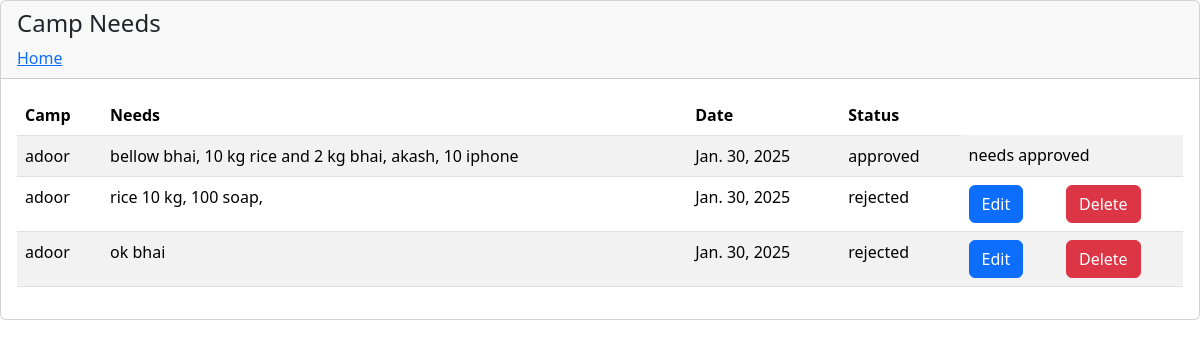
The page /needs_view (signed in) on the database its author committed.
### app/models.py (models this page shows)
class CampNeeds(models.Model):
    needs=models.TextField(max_length=100)
    status=models.CharField(max_length=100,null=True,blank=True)
    camp_id=models.ForeignKey(Camp,on_delete=models.CASCADE,null=True,blank=True)
    current_date=models.DateField(auto_now_add=True)

class Camp(models.Model):
    camp_name=models.CharField(max_length=100)
    full_address=models.CharField(max_length=150)
    district=models.CharField(max_length=100)
    city=models.CharField(max_length=100)
    panchayath=models.CharField(max_length=100)
    thaluk=models.CharField(max_length=100)
    contact=models.CharField(max_length=15)
    login_id=models.ForeignKey(Login,on_delete=models.CASCADE,null=True,blank=True)

### app/views.py (the view)
# urls.py: path('needs_view',views.NeedsViewTable,name="NeedsViewTable"),
def NeedsViewTable(request):
        session_id=request.session['camp_id']
        a=get_object_or_404(Camp,login_id=session_id)
        needs=CampNeeds.objects.filter(camp_id=a)
        return render(request,'camp/needs_view_table.html',{'needs':needs})

### app/templates/camp/needs_view_table.html (shortened to what this page needs)
{% load static%}
<!DOCTYPE html>
<html lang="en">
<head>
  <link
      href="https://cdn.jsdelivr.net/npm/bootstrap@5.3.3/dist/css/bootstrap.min.css"
      rel="stylesheet"
    />
</head>
<body>
  <div class="row">
    <div class="col-md-12">
      <div class="card">
        <div class="card-header">
          <h4 class="card-title">Camp Needs</h4>
          <a href="{% url 'CampHome' %}">Home</a>
        </div>
        <link rel="stylesheet" href="{% static "admin/assets/css/bootstrap.min.css" %}" />
        <div class="card-body">
          <div class="table-responsive">
            <table
              id="basic-datatables"
              class="display table table-striped table-hover"
            >
            <thead>
              <tr>
                <th>Camp</th>
                <th>Needs</th>
                <th>Date</th>
                <th>Status</th>
              </tr>
            </thead>
            <tbody>
                  {% for need in needs %}
                  <tr>
                    <td>{{need.camp_id.camp_name}}</td>
                    <td>{{need.needs}}</td>
                    <td>{{need.current_date}}</td>
                    <td>{{need.status}}</td>
                    {% if need.status == "approved" %}
                    <td colspan="2">needs approved</td>
                    {% else %}
                    <td><button class="btn btn-primary"><a href="{% url 'EditCampNeed' need.id %}"  style="color: white;text-decoration: none;">Edit</a></button></td>
                    <td>
                      <button
                      class="btn btn-danger"
                      data-toggle="modal"
                      data-target="#deleteModal"
                      data-user-id="{{ need.id }}"
                      >
                      Delete
                    </button>
                  </td>
                    {% endif %}
                </tr>
                  {% endfor %}
                </tbody>
            </table>
          </div>
        </div>
      </div>
    </div>
    </div>
</body>
</html>

### rows shown on the page
CampNeeds: camp_id.camp_name "adoor", needs "bellow bhai, 10 kg rice and 2 kg bhai, akash, 10 iphone", current_date "Jan. 30, 2025", status "approved", shows "needs approved"
CampNeeds: camp_id.camp_name "adoor", needs "rice 10 kg, 100 soap,", current_date "Jan. 30, 2025", status "rejected"
CampNeeds: camp_id.camp_name "adoor", needs "ok bhai", current_date "Jan. 30, 2025", status "rejected"
